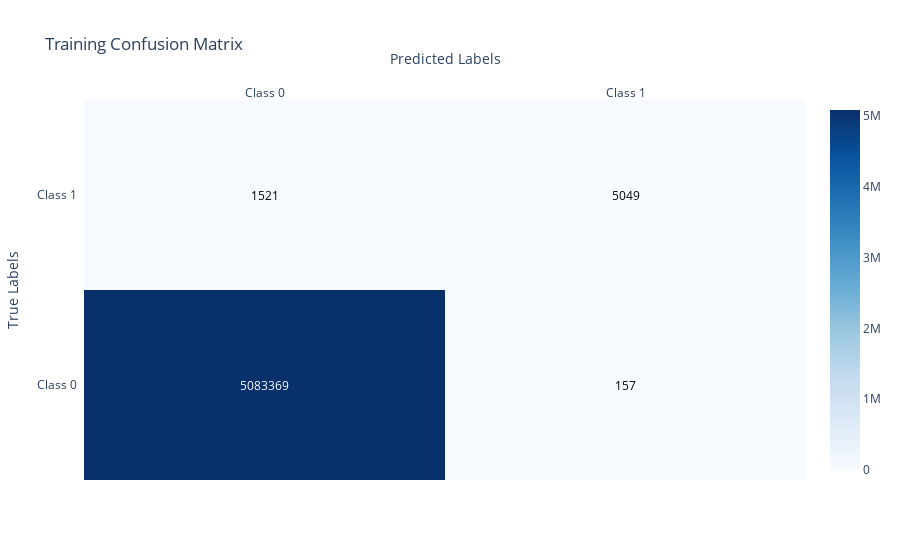
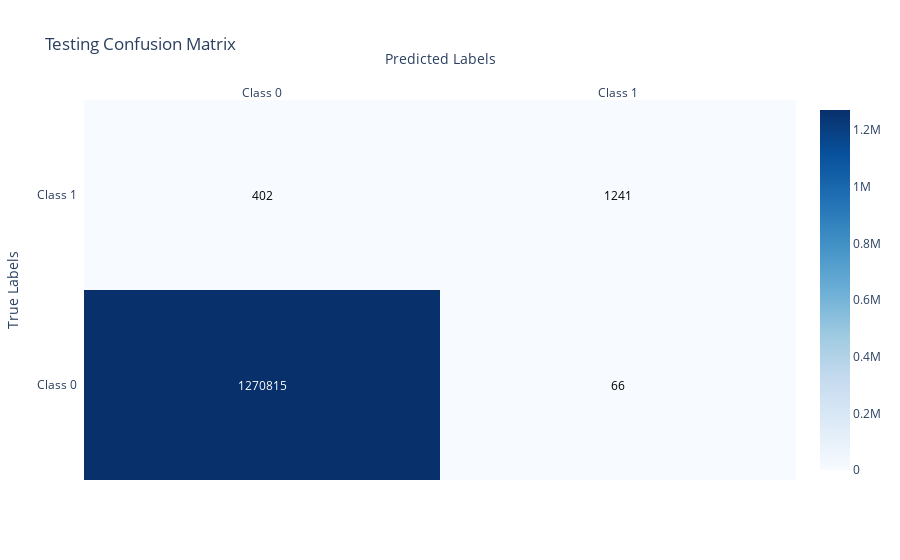

Source (notebook cell) for these figures, in order:
### Code cell
evaluate_classification_performance(
    model=DecisionTreeClassifier(max_depth=10),
    x_train=x_train_scaled,
    y_train=y_train,
    x_test=x_test_scaled,
    y_test=y_test,
    score_append = True
)

### Figure 1 — Plotly figure (JSON) as saved in the notebook; plotly's stock layout.template omitted (floating-point values rounded to 4 significant figures)
{"data": [{"colorscale": [[0, "rgb(247,251,255)"], [0.125, "rgb(222,235,247)"], [0.25, "rgb(198,219,239)"], [0.375, "rgb(158,202,225)"], [0.5, "rgb(107,174,214)"], [0.625, "rgb(66,146,198)"], [0.75, "rgb(33,113,181)"], [0.875, "rgb(8,81,156)"], [1, "rgb(8,48,107)"]], "reversescale": false, "showscale": true, "type": "heatmap", "x": ["Class 0", "Class 1"], "y": ["Class 0", "Class 1"], "z": [[5083369, 157], [1521, 5049]]}], "layout": {"annotations": [{"font": {"color": "#FFFFFF"}, "showarrow": false, "text": "5083369", "x": "Class 0", "xref": "x", "y": "Class 0", "yref": "y"}, {"font": {"color": "#000000"}, "showarrow": false, "text": "157", "x": "Class 1", "xref": "x", "y": "Class 0", "yref": "y"}, {"font": {"color": "#000000"}, "showarrow": false, "text": "1521", "x": "Class 0", "xref": "x", "y": "Class 1", "yref": "y"}, {"font": {"color": "#000000"}, "showarrow": false, "text": "5049", "x": "Class 1", "xref": "x", "y": "Class 1", "yref": "y"}], "title": {"text": "Training Confusion Matrix"}, "xaxis": {"dtick": 1, "gridcolor": "rgb(0, 0, 0)", "side": "top", "ticks": "", "title": {"text": "Predicted Labels"}}, "yaxis": {"dtick": 1, "ticks": "", "ticksuffix": "  ", "title": {"text": "True Labels"}}}}

### Figure 2 — Plotly figure (JSON) as saved in the notebook; plotly's stock layout.template omitted (floating-point values rounded to 4 significant figures)
{"data": [{"colorscale": [[0, "rgb(247,251,255)"], [0.125, "rgb(222,235,247)"], [0.25, "rgb(198,219,239)"], [0.375, "rgb(158,202,225)"], [0.5, "rgb(107,174,214)"], [0.625, "rgb(66,146,198)"], [0.75, "rgb(33,113,181)"], [0.875, "rgb(8,81,156)"], [1, "rgb(8,48,107)"]], "reversescale": false, "showscale": true, "type": "heatmap", "x": ["Class 0", "Class 1"], "y": ["Class 0", "Class 1"], "z": [[1270815, 66], [402, 1241]]}], "layout": {"annotations": [{"font": {"color": "#FFFFFF"}, "showarrow": false, "text": "1270815", "x": "Class 0", "xref": "x", "y": "Class 0", "yref": "y"}, {"font": {"color": "#000000"}, "showarrow": false, "text": "66", "x": "Class 1", "xref": "x", "y": "Class 0", "yref": "y"}, {"font": {"color": "#000000"}, "showarrow": false, "text": "402", "x": "Class 0", "xref": "x", "y": "Class 1", "yref": "y"}, {"font": {"color": "#000000"}, "showarrow": false, "text": "1241", "x": "Class 1", "xref": "x", "y": "Class 1", "yref": "y"}], "title": {"text": "Testing Confusion Matrix"}, "xaxis": {"dtick": 1, "gridcolor": "rgb(0, 0, 0)", "side": "top", "ticks": "", "title": {"text": "Predicted Labels"}}, "yaxis": {"dtick": 1, "ticks": "", "ticksuffix": "  ", "title": {"text": "True Labels"}}}}
